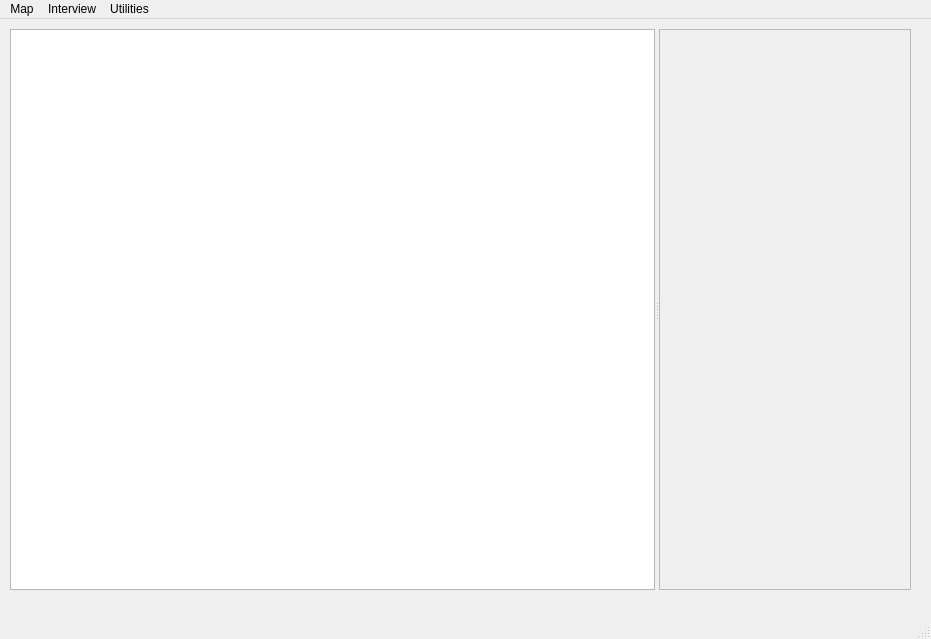
<ui version="4.0" >
 <class>MainWindow</class>
 <widget class="QMainWindow" name="MainWindow" >
  <property name="geometry" >
   <rect>
    <x>0</x>
    <y>0</y>
    <width>931</width>
    <height>639</height>
   </rect>
  </property>
  <property name="windowTitle" >
   <string>MainWindow</string>
  </property>
  <widget class="QWidget" name="centralwidget" >
   <widget class="QSplitter" name="splitter" >
    <property name="geometry" >
     <rect>
      <x>10</x>
      <y>10</y>
      <width>901</width>
      <height>561</height>
     </rect>
    </property>
    <property name="orientation" >
     <enum>Qt::Horizontal</enum>
    </property>
    <widget class="QTreeView" name="treeView" />
    <widget class="QFrame" name="frameMap" >
     <property name="frameShape" >
      <enum>QFrame::StyledPanel</enum>
     </property>
     <property name="frameShadow" >
      <enum>QFrame::Raised</enum>
     </property>
    </widget>
   </widget>
  </widget>
  <widget class="QMenuBar" name="menubar" >
   <property name="geometry" >
    <rect>
     <x>0</x>
     <y>0</y>
     <width>931</width>
     <height>24</height>
    </rect>
   </property>
   <widget class="QMenu" name="menuInterview" >
    <property name="title" >
     <string>Interview</string>
    </property>
    <addaction name="actionStart_Interview" />
   </widget>
   <widget class="QMenu" name="menuMap" >
    <property name="title" >
     <string>Map</string>
    </property>
    <addaction name="mpActionAddRasterLayer" />
    <addaction name="mpActionAddVectorLayer" />
    <addaction name="separator" />
    <addaction name="mpActionZoomIn" />
    <addaction name="mpActionZoomOut" />
    <addaction name="mpActionPan" />
    <addaction name="actionRegion_Tool" />
   </widget>
   <widget class="QMenu" name="menuUtilities" >
    <property name="title" >
     <string>Utilities</string>
    </property>
    <addaction name="actionPython_Console" />
   </widget>
   <addaction name="menuMap" />
   <addaction name="menuInterview" />
   <addaction name="menuUtilities" />
  </widget>
  <widget class="QStatusBar" name="statusbar" />
  <action name="mpActionZoomOut" >
   <property name="icon" >
    <iconset resource="resources.qrc" >:/images/mActionZoomOut.png</iconset>
   </property>
   <property name="text" >
    <string>Zoom Out</string>
   </property>
  </action>
  <action name="mpActionPan" >
   <property name="icon" >
    <iconset resource="resources.qrc" >:/images/mActionPan.png</iconset>
   </property>
   <property name="text" >
    <string>Pan</string>
   </property>
  </action>
  <action name="mpActionAddRasterLayer" >
   <property name="icon" >
    <iconset resource="resources.qrc" >:/images/mActionAddRasterLayer.png</iconset>
   </property>
   <property name="text" >
    <string>Add Raster Layer</string>
   </property>
  </action>
  <action name="actionStart_Interview" >
   <property name="icon" >
    <iconset resource="resources.qrc" >:/images/mActionStartEditing.png</iconset>
   </property>
   <property name="text" >
    <string>Start Interview</string>
   </property>
   <property name="iconText" >
    <string>Start Interview</string>
   </property>
   <property name="toolTip" >
    <string>Start Interview</string>
   </property>
  </action>
  <action name="actionRegion_Tool" >
   <property name="icon" >
    <iconset resource="resources.qrc" >:/images/mActionMeasureArea.png</iconset>
   </property>
   <property name="text" >
    <string>Region Tool</string>
   </property>
  </action>
  <action name="actionPolygon_Tool" >
   <property name="icon" >
    <iconset resource="resources.qrc" >:/images/mActionCapturePolygon.png</iconset>
   </property>
   <property name="text" >
    <string>Polygon Tool</string>
   </property>
  </action>
  <action name="mpActionZoomIn" >
   <property name="icon" >
    <iconset resource="resources.qrc" >:/images/mActionZoomIn.png</iconset>
   </property>
   <property name="text" >
    <string>Zoom In</string>
   </property>
  </action>
  <action name="mpActionAddVectorLayer" >
   <property name="icon" >
    <iconset resource="resources.qrc" >:/images/mActionAddLayer.png</iconset>
   </property>
   <property name="text" >
    <string>Add Vector Layer</string>
   </property>
  </action>
  <action name="actionPython_Console" >
   <property name="icon" >
    <iconset resource="resources.qrc" >:/images/mIconProperties.png</iconset>
   </property>
   <property name="text" >
    <string>Python Console</string>
   </property>
  </action>
 </widget>
 <resources>
  <include location="resources.qrc" />
 </resources>
 <connections/>
</ui>
